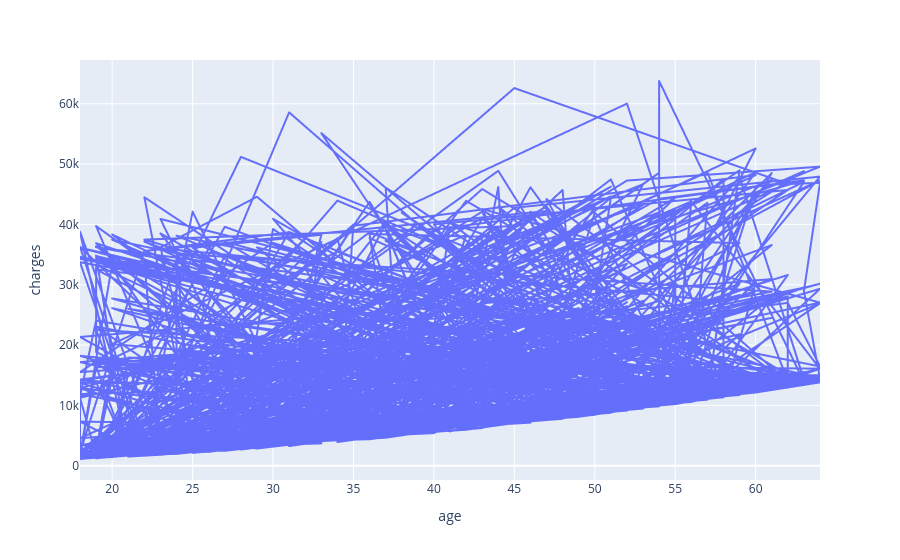

The cell this chart's notebook holds for it:
### Markdown cell above
### BMI and Charges

Let's visualize the relationship between BMI (body mass index) and charges using another scatter plot. Once again, we'll use the values from the "smoker" column to color the points.

### Code cell
fig = px.scatter(medical_df, 
                 x='age', 
                 y='charges', 
                 color='smoker', 
                 opacity=0.8, 
                 hover_data=['sex'], 
                 title='BMI vs. Charges')
fig.update_traces(marker_size=5)

fig = px.line(
    medical_df,
    x='age',
    y='charges'
)
fig.show()

### Figure 1 — Plotly figure (JSON) as saved in the notebook; plotly's stock layout.template omitted (floating-point values rounded to 4 significant figures; data arrays with more than 128 entries replaced by an {"elided": "..."} marker saying what was removed)
{"data": [{"hovertemplate": "age=%{x}<br>charges=%{y}<extra></extra>", "legendgroup": "", "line": {"color": "#636efa", "dash": "solid"}, "marker": {"symbol": "circle"}, "mode": "lines", "name": "", "showlegend": false, "type": "scattergl", "x": {"elided": "1337 int values"}, "xaxis": "x", "y": {"elided": "1337 float values"}, "yaxis": "y"}], "layout": {"legend": {"tracegroupgap": 0}, "margin": {"t": 60}, "xaxis": {"anchor": "y", "domain": [0, 1], "title": {"text": "age"}}, "yaxis": {"anchor": "x", "domain": [0, 1], "title": {"text": "charges"}}}}
